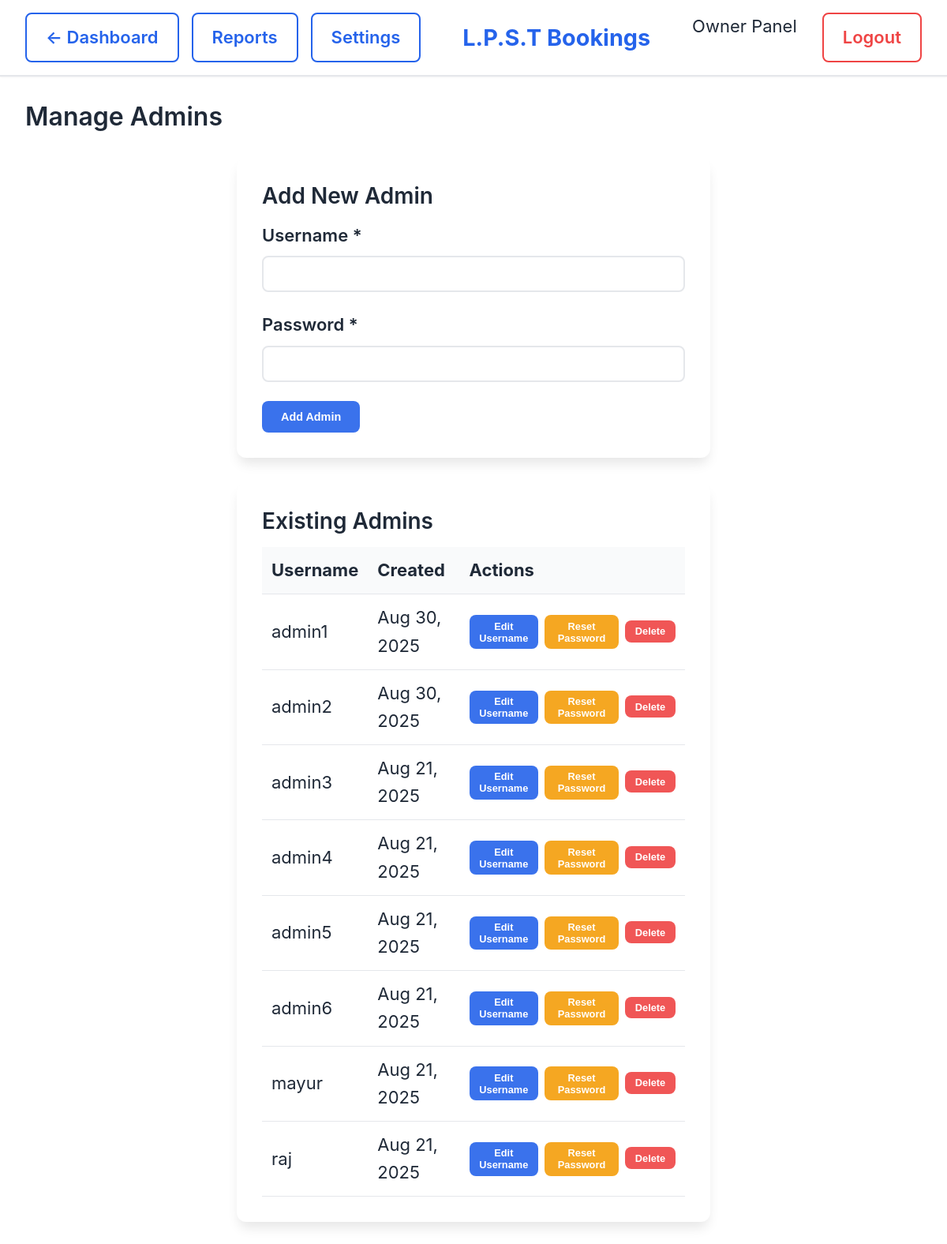
Screenshot of /owner/admins.php (signed in) with the database file from the repository.
### tables this page shows
CREATE TABLE `users` (
  `id` int(11) NOT NULL,
  `username` varchar(50) NOT NULL,
  `password` varchar(255) NOT NULL,
  `role` enum('OWNER','ADMIN') NOT NULL,
  `created_at` timestamp NULL DEFAULT current_timestamp(),
  `updated_at` timestamp NULL DEFAULT current_timestamp() ON UPDATE current_timestamp()
);

### owner/admins.php (the view, shortened to what this page needs)
<?php
$database = new Database();
$pdo = $database->getConnection();
$stmt = $pdo->prepare("SELECT * FROM users WHERE role = 'ADMIN' ORDER BY username");
$stmt->execute();
$admins = $stmt->fetchAll();
?>
<!DOCTYPE html>
<html lang="en">
<head>
    <link rel="stylesheet" href="../assets/style.css">
</head>
<body>
    <nav class="top-nav">
        <div class="nav-links">
            <a href="index.php" class="nav-button">← Dashboard</a>
            <a href="reports.php" class="nav-button">Reports</a>
            <a href="settings.php" class="nav-button">Settings</a>
        </div>
        <a href="/" class="nav-brand">L.P.S.T Bookings</a>
        <div class="nav-links">
            <span style="margin-right: 1rem;">Owner Panel</span>
            <a href="../logout.php" class="nav-button danger">Logout</a>
        </div>
    </nav>
    <div class="container">
        <h2>Manage Admins</h2>
        <div class="form-container">
            <h3>Add New Admin</h3>
            <form method="POST">
                <div class="form-group">
                    <label for="username" class="form-label">Username *</label>
                    <input type="text" id="username" name="username" class="form-control" required>
                </div>
                <div class="form-group">
                    <label for="password" class="form-label">Password *</label>
                    <input type="password" id="password" name="password" class="form-control" required>
                </div>
                <button type="submit" class="btn btn-primary">Add Admin</button>
            </form>
        </div>
        <div class="form-container">
            <h3>Existing Admins</h3>
            <div style="overflow-x: auto;">
                <table style="width: 100%; border-collapse: collapse;">
                    <thead>
                        <tr style="background: var(--light-color);">
                            <th style="padding: 0.75rem; text-align: left; border-bottom: 1px solid var(--border-color);">Username</th>
                            <th style="padding: 0.75rem; text-align: left; border-bottom: 1px solid var(--border-color);">Created</th>
                            <th style="padding: 0.75rem; text-align: left; border-bottom: 1px solid var(--border-color);">Actions</th>
                        </tr>
                    </thead>
                    <tbody>
                        <?php foreach ($admins as $admin): ?>
                            <tr>
                                <td style="padding: 0.75rem; border-bottom: 1px solid var(--border-color);">
                                    <?= htmlspecialchars($admin['username']) ?>
                                </td>
                                <td style="padding: 0.75rem; border-bottom: 1px solid var(--border-color);">
                                    <?= date('M j, Y', strtotime($admin['created_at'])) ?>
                                </td>
                                <td style="padding: 0.75rem; border-bottom: 1px solid var(--border-color);">
                                    <div style="display: flex; gap: 0.5rem;">
                                        <button onclick="showEditUsername(<?= $admin['id'] ?>, '<?= htmlspecialchars($admin['username']) ?>')"
                                                class="btn btn-primary" style="font-size: 0.8rem; padding: 0.4rem 0.8rem;">
                                            Edit Username
                                        </button>
                                        <button onclick="showResetPassword(<?= $admin['id'] ?>, '<?= htmlspecialchars($admin['username']) ?>')"
                                                class="btn btn-warning" style="font-size: 0.8rem; padding: 0.4rem 0.8rem;">
                                            Reset Password
                                        </button>
                                        <form method="POST" style="display: inline;"
                                              onsubmit="return confirm('Delete admin <?= htmlspecialchars($admin['username']) ?>?')">
                                            <button type="submit" class="btn btn-danger" style="font-size: 0.8rem; padding: 0.4rem 0.8rem;">
                                                Delete
                                            </button>
                                        </form>
                                    </div>
                                </td>
                            </tr>
                        <?php endforeach; ?>
                    </tbody>
                </table>
            </div>
        </div>
    </div>
</body>
</html>

### assets/style.css (style rules this page uses)
:root { --primary-color: #2563eb; --success-color: #10b981; --danger-color: #ef4444; --warning-color: #f59e0b; --dark-color: #1f2937; --light-color: #f9fafb; --border-color: #e5e7eb; --shadow-sm: 0 1px 2px 0 rgb(0 0 0 / 0.05); --shadow-md: 0 4px 6px -1px rgb(0 0 0 / 0.1); --shadow-lg: 0 10px 15px -3px rgb(0 0 0 / 0.1); --transition: all 0.3s ease; }
* { margin: 0; padding: 0; box-sizing: border-box; }
body { font-family: 'Inter', 'Segoe UI', Tahoma, Geneva, Verdana, sans-serif; font-size: 22px; line-height: 1.6; background-color: white; color: var(--dark-color); }
h1, h2, h3, h4, h5, h6 { font-weight: 600; line-height: 1.2; margin-bottom: 1rem; }
h2 { font-size: 2rem; }
h3 { font-size: 1.75rem; }
.top-nav { position: sticky; top: 0; z-index: 1000; background: white; border-bottom: 2px solid var(--border-color); padding: 1rem 2rem; display: flex; justify-content: space-between; align-items: center; box-shadow: var(--shadow-sm); }
.nav-brand { font-size: 1.8rem; font-weight: 700; color: var(--primary-color); text-decoration: none; flex: 1; text-align: center; }
.nav-links { display: flex; gap: 1rem; }
.nav-button { padding: 0.75rem 1.5rem; border: 2px solid var(--primary-color); background: white; color: var(--primary-color); text-decoration: none; border-radius: 8px; font-weight: 600; transition: var(--transition); }
.nav-button.danger { border-color: var(--danger-color); color: var(--danger-color); }
.container { max-width: 1400px; margin: 0 auto; padding: 2rem; }
.btn { padding: 0.75rem 1.5rem; border: none; border-radius: 8px; font-size: 0.9rem; font-weight: 600; cursor: pointer; text-decoration: none; display: inline-block; text-align: center; transition: var(--transition); opacity: 0.9; }
.btn-primary { background: var(--primary-color); color: white; }
.btn-danger { background: var(--danger-color); color: white; }
.btn-warning { background: var(--warning-color); color: white; }
.form-container { max-width: 600px; margin: 2rem auto; background: white; padding: 2rem; border-radius: 12px; box-shadow: var(--shadow-lg); }
.form-group { margin-bottom: 1.5rem; }
.form-label { display: block; margin-bottom: 0.5rem; font-weight: 600; color: var(--dark-color); }
.form-control { width: 100%; padding: 0.75rem; border: 2px solid var(--border-color); border-radius: 8px; font-size: 1rem; transition: var(--transition); }

### rows the page displays
users: username "admin1", created_at "Aug 30, 2025"
users: username "admin2", created_at "Aug 30, 2025"
users: username "admin3", created_at "Aug 21, 2025"
users: username "admin4", created_at "Aug 21, 2025"
users: username "admin5", created_at "Aug 21, 2025"
users: username "admin6", created_at "Aug 21, 2025"
users: username "mayur", created_at "Aug 21, 2025"
users: username "raj", created_at "Aug 21, 2025"
